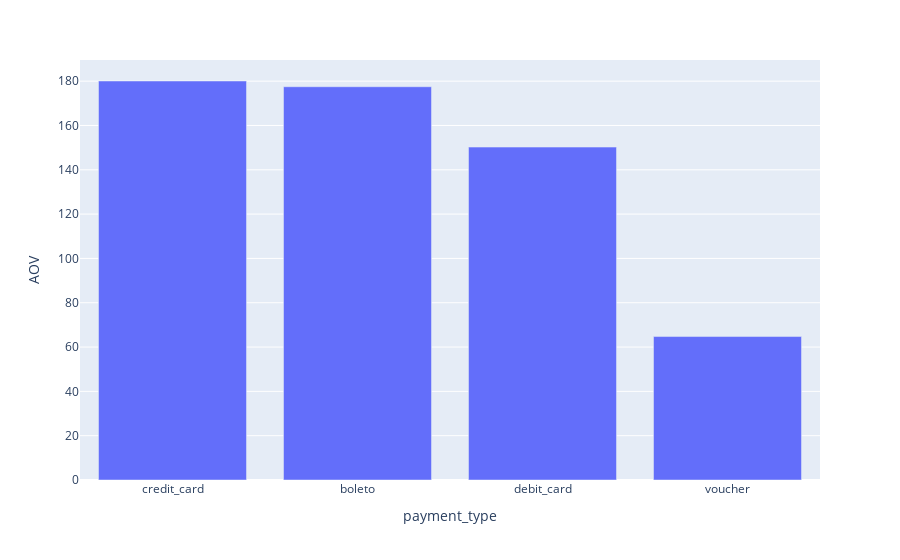

Notebook source saved alongside this figure:
### Code cell
aov_pie = px.bar(df_aov_pt, y= 'AOV', x = 'payment_type')
aov_pie.show()

### Figure 1 — Plotly figure (JSON) as saved in the notebook; plotly's stock layout.template omitted (floating-point values rounded to 4 significant figures)
{"data": [{"alignmentgroup": "True", "hovertemplate": "payment_type=%{x}<br>AOV=%{y}<extra></extra>", "legendgroup": "", "marker": {"color": "#636efa", "pattern": {"shape": ""}}, "name": "", "offsetgroup": "", "orientation": "v", "showlegend": false, "textposition": "auto", "type": "bar", "x": ["credit_card", "boleto", "debit_card", "voucher"], "xaxis": "x", "y": [180.1, 177.5, 150.2, 64.74], "yaxis": "y"}], "layout": {"barmode": "relative", "legend": {"tracegroupgap": 0}, "margin": {"t": 60}, "xaxis": {"anchor": "y", "domain": [0, 1], "title": {"text": "payment_type"}}, "yaxis": {"anchor": "x", "domain": [0, 1], "title": {"text": "AOV"}}}}
